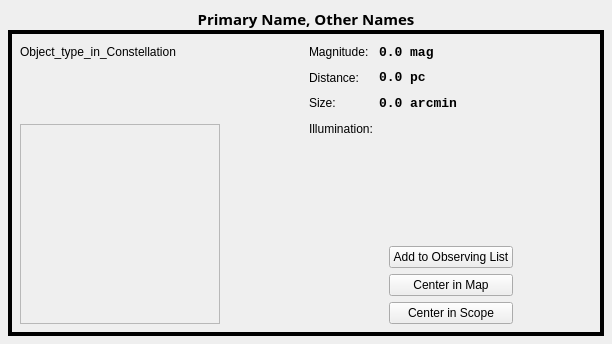
<?xml version="1.0" encoding="UTF-8"?>
<ui version="4.0">
 <class>DetailsData</class>
 <widget class="QWidget" name="DetailsData">
  <property name="geometry">
   <rect>
    <x>0</x>
    <y>0</y>
    <width>612</width>
    <height>344</height>
   </rect>
  </property>
  <layout class="QVBoxLayout">
   <property name="spacing">
    <number>0</number>
   </property>
   <property name="margin">
    <number>8</number>
   </property>
   <item>
    <widget class="QLabel" name="Names">
     <property name="font">
      <font>
       <family>Sans Serif</family>
       <pointsize>11</pointsize>
       <weight>75</weight>
       <italic>false</italic>
       <bold>true</bold>
       <underline>false</underline>
       <strikeout>false</strikeout>
      </font>
     </property>
     <property name="autoFillBackground">
      <bool>true</bool>
     </property>
     <property name="text">
      <string>Primary Name, Other Names</string>
     </property>
     <property name="alignment">
      <set>Qt::AlignCenter</set>
     </property>
    </widget>
   </item>
   <item>
    <widget class="QFrame" name="DataFrame">
     <property name="autoFillBackground">
      <bool>true</bool>
     </property>
     <property name="frameShape">
      <enum>QFrame::Box</enum>
     </property>
     <property name="frameShadow">
      <enum>QFrame::Plain</enum>
     </property>
     <property name="lineWidth">
      <number>4</number>
     </property>
     <layout class="QHBoxLayout">
      <property name="spacing">
       <number>6</number>
      </property>
      <property name="margin">
       <number>8</number>
      </property>
      <item>
       <layout class="QVBoxLayout">
        <property name="spacing">
         <number>6</number>
        </property>
        <property name="margin">
         <number>0</number>
        </property>
        <item>
         <layout class="QHBoxLayout">
          <property name="spacing">
           <number>6</number>
          </property>
          <property name="margin">
           <number>0</number>
          </property>
          <item>
           <widget class="QLabel" name="ObjectTypeInConstellation">
            <property name="text">
             <string comment="KDE::DoNotExtract">Object_type_in_Constellation</string>
            </property>
           </widget>
          </item>
          <item>
           <spacer>
            <property name="orientation">
             <enum>Qt::Horizontal</enum>
            </property>
            <property name="sizeHint" stdset="0">
             <size>
              <width>40</width>
              <height>20</height>
             </size>
            </property>
           </spacer>
          </item>
         </layout>
        </item>
        <item>
         <spacer>
          <property name="orientation">
           <enum>Qt::Vertical</enum>
          </property>
          <property name="sizeHint" stdset="0">
           <size>
            <width>20</width>
            <height>40</height>
           </size>
          </property>
         </spacer>
        </item>
        <item>
         <layout class="QHBoxLayout">
          <property name="spacing">
           <number>6</number>
          </property>
          <property name="margin">
           <number>0</number>
          </property>
          <item>
           <widget class="ClickLabel" name="Image">
            <property name="sizePolicy">
             <sizepolicy hsizetype="Expanding" vsizetype="Expanding">
              <horstretch>0</horstretch>
              <verstretch>0</verstretch>
             </sizepolicy>
            </property>
            <property name="minimumSize">
             <size>
              <width>200</width>
              <height>200</height>
             </size>
            </property>
            <property name="maximumSize">
             <size>
              <width>200</width>
              <height>200</height>
             </size>
            </property>
            <property name="cursor">
             <cursorShape>PointingHandCursor</cursorShape>
            </property>
            <property name="frameShape">
             <enum>QFrame::StyledPanel</enum>
            </property>
            <property name="frameShadow">
             <enum>QFrame::Raised</enum>
            </property>
           </widget>
          </item>
          <item>
           <spacer>
            <property name="orientation">
             <enum>Qt::Horizontal</enum>
            </property>
            <property name="sizeHint" stdset="0">
             <size>
              <width>40</width>
              <height>20</height>
             </size>
            </property>
           </spacer>
          </item>
         </layout>
        </item>
       </layout>
      </item>
      <item>
       <layout class="QVBoxLayout">
        <property name="spacing">
         <number>6</number>
        </property>
        <property name="margin">
         <number>0</number>
        </property>
        <item>
         <layout class="QHBoxLayout">
          <property name="spacing">
           <number>6</number>
          </property>
          <property name="margin">
           <number>0</number>
          </property>
          <item>
           <layout class="QGridLayout">
            <property name="margin">
             <number>0</number>
            </property>
            <property name="spacing">
             <number>6</number>
            </property>
            <item row="1" column="0">
             <widget class="QLabel" name="DistanceLabel">
              <property name="text">
               <string>Distance:</string>
              </property>
             </widget>
            </item>
            <item row="2" column="1">
             <widget class="QLabel" name="AngSize">
              <property name="font">
               <font>
                <family>Monospace</family>
                <pointsize>10</pointsize>
                <weight>75</weight>
                <italic>false</italic>
                <bold>true</bold>
                <underline>false</underline>
                <strikeout>false</strikeout>
               </font>
              </property>
              <property name="text">
               <string>0.0 arcmin</string>
              </property>
             </widget>
            </item>
            <item row="2" column="0">
             <widget class="QLabel" name="AngSizeLabel">
              <property name="text">
               <string>Size:</string>
              </property>
             </widget>
            </item>
            <item row="0" column="0">
             <widget class="QLabel" name="MagLabel">
              <property name="text">
               <string>Magnitude:</string>
              </property>
             </widget>
            </item>
            <item row="0" column="1">
             <widget class="QLabel" name="Magnitude">
              <property name="font">
               <font>
                <family>Monospace</family>
                <pointsize>10</pointsize>
                <weight>75</weight>
                <italic>false</italic>
                <bold>true</bold>
                <underline>false</underline>
                <strikeout>false</strikeout>
               </font>
              </property>
              <property name="text">
               <string>0.0 mag</string>
              </property>
             </widget>
            </item>
            <item row="1" column="1">
             <widget class="QLabel" name="Distance">
              <property name="font">
               <font>
                <family>Monospace</family>
                <pointsize>10</pointsize>
                <weight>75</weight>
                <italic>false</italic>
                <bold>true</bold>
                <underline>false</underline>
                <strikeout>false</strikeout>
               </font>
              </property>
              <property name="text">
               <string>0.0 pc</string>
              </property>
             </widget>
            </item>
            <item row="3" column="0">
             <widget class="QLabel" name="IllumLabel">
              <property name="text">
               <string>Illumination:</string>
              </property>
             </widget>
            </item>
            <item row="3" column="1">
             <widget class="QLabel" name="Illumination">
              <property name="font">
               <font>
                <family>Monospace</family>
               </font>
              </property>
              <property name="text">
               <string/>
              </property>
             </widget>
            </item>
           </layout>
          </item>
          <item>
           <spacer>
            <property name="orientation">
             <enum>Qt::Horizontal</enum>
            </property>
            <property name="sizeHint" stdset="0">
             <size>
              <width>40</width>
              <height>20</height>
             </size>
            </property>
           </spacer>
          </item>
         </layout>
        </item>
        <item>
         <widget class="QWidget" name="IncludeData" native="true">
          <layout class="QVBoxLayout" name="verticalLayout_2"/>
         </widget>
        </item>
        <item>
         <layout class="QHBoxLayout">
          <property name="spacing">
           <number>6</number>
          </property>
          <property name="margin">
           <number>0</number>
          </property>
          <item>
           <spacer>
            <property name="orientation">
             <enum>Qt::Horizontal</enum>
            </property>
            <property name="sizeHint" stdset="0">
             <size>
              <width>40</width>
              <height>20</height>
             </size>
            </property>
           </spacer>
          </item>
          <item>
           <layout class="QVBoxLayout">
            <property name="spacing">
             <number>6</number>
            </property>
            <property name="margin">
             <number>0</number>
            </property>
            <item>
             <widget class="QPushButton" name="ObsListButton">
              <property name="text">
               <string>Add to Observing List</string>
              </property>
             </widget>
            </item>
            <item>
             <widget class="QPushButton" name="CenterButton">
              <property name="text">
               <string>Center in Map</string>
              </property>
             </widget>
            </item>
            <item>
             <widget class="QPushButton" name="ScopeButton">
              <property name="text">
               <string>Center in Scope</string>
              </property>
             </widget>
            </item>
           </layout>
          </item>
          <item>
           <spacer>
            <property name="orientation">
             <enum>Qt::Horizontal</enum>
            </property>
            <property name="sizeHint" stdset="0">
             <size>
              <width>40</width>
              <height>20</height>
             </size>
            </property>
           </spacer>
          </item>
         </layout>
        </item>
       </layout>
      </item>
     </layout>
    </widget>
   </item>
  </layout>
 </widget>
 <customwidgets>
  <customwidget>
   <class>ClickLabel</class>
   <extends>QFrame</extends>
   <header>widgets/clicklabel.h</header>
   <container>1</container>
  </customwidget>
 </customwidgets>
 <resources/>
 <connections/>
</ui>
